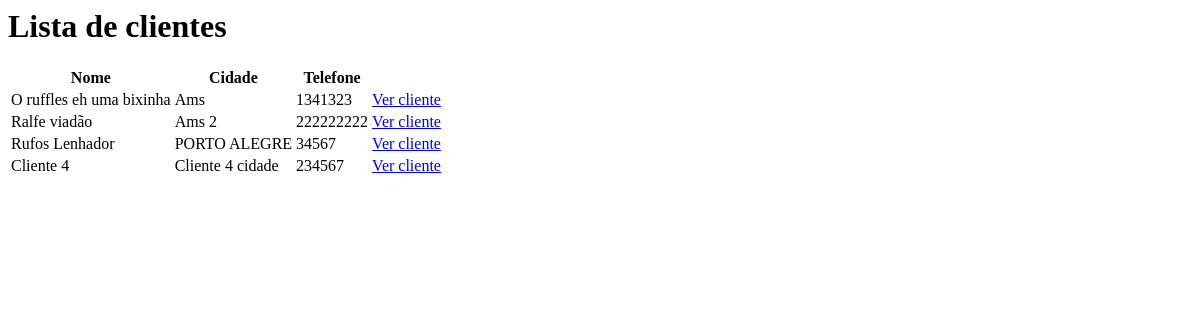
Before: / with the older database file.
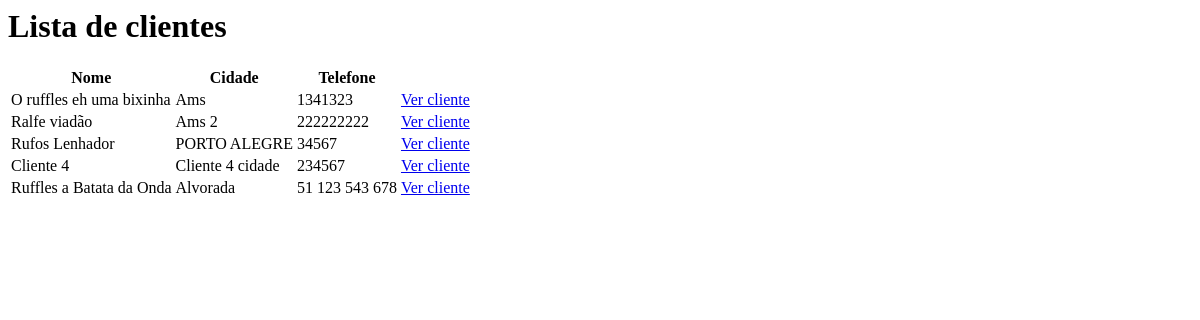
After: the same page with the newer database file.
### rufos/models.py (models this page shows, shortened)
class Cliente(models.Model):
    pessoa_fisica = 'FIS'
    pessoa_juridica = 'JUR'
    cliente_tipo_opcoes = [
        (pessoa_fisica, 'Pessoa Física'),
        (pessoa_juridica, 'Pessoa Jurídica'),
    ]
    cliente_tipo = models.CharField(
        verbose_name="tipo",
        max_length = 3,
        choices = cliente_tipo_opcoes,
    )
    cliente_nome_fantasia = models.CharField(verbose_name="nome fantasia", max_length=200)
    cliente_razao_social = models.CharField(verbose_name="razão social", max_length=200)
    cliente_rua = models.CharField(verbose_name="rua", max_length=200)
    cliente_numero = models.CharField(verbose_name="número", max_length=200)
    cliente_complemento = models.CharField(verbose_name="complemento", max_length=200)
    cliente_cep = models.CharField(verbose_name="CEP",max_length=200, help_text="Exemplo: 00000-000")
    cliente_cidade = models.CharField(verbose_name="cidade", max_length=200)
    cliente_nome_contato = models.CharField(verbose_name="pessoa de contato", max_length=200)
    cliente_email = models.EmailField(verbose_name="email de contato", max_length=254, unique="true")
    cliente_telefone = models.CharField(verbose_name="telefone de contato", max_length=200, help_text="Exemplo: 51 9 0000 0000")
    cliente_dias_entrega = models.ManyToManyField(
        Entrega,
        verbose_name="dias de entrega",
    )
    tabela_1 = 'tb1'
    tabela_2 = 'tb2'
    tabela_3 = 'tb3'
    cliente_tabela_opcoes = [
        (tabela_1, 'Tabela 1'),
        (tabela_2, 'Tabela 2'),
        (tabela_3, 'Tabela 3'),
    ]
    cliente_lista_precos = models.CharField(
        max_length = 3,
        choices = cliente_tabela_opcoes,
        verbose_name="tabela de preços",
    )
    cliente_ativo = models.BooleanField(default=True)
    datestamp = models.DateTimeField(auto_now_add=True)

### rufos/views.py (the view)
# urls.py: path('', views.index, name='index'),
def index(request):
    all_clients = Cliente.objects.all()
    context = {
        'all_clients': all_clients,
    }
    return render(request, 'rufos/index.html', context)

### rufos/templates/rufos/index.html
{% if all_clients %}
    <h1> Lista de clientes </h1>
    <table>
        <tr>
            <th>Nome</th>
            <th>Cidade</th>
            <th>Telefone</th>
        </tr>
        {% for cli in all_clients %}
            <tr>
                <td>{{ cli.cliente_nome_fantasia }}</td>
                <td>{{ cli.cliente_cidade }}</td>
                <td>{{ cli.cliente_telefone }}</td>
                <td><a href="{% url 'rufos:detalhes_cliente' cli.id %}">Ver cliente</a></td>
            </tr>
        {% endfor %}
    </table>
{% else %}
    <p>Sua lista não contém nenhum cliente.</p>
{% endif %}

Changed rows visible on the page:
added Cliente: cliente_nome_fantasia "Ruffles a Batata da Onda", cliente_cidade "Alvorada", cliente_telefone "51 123 543 678"
